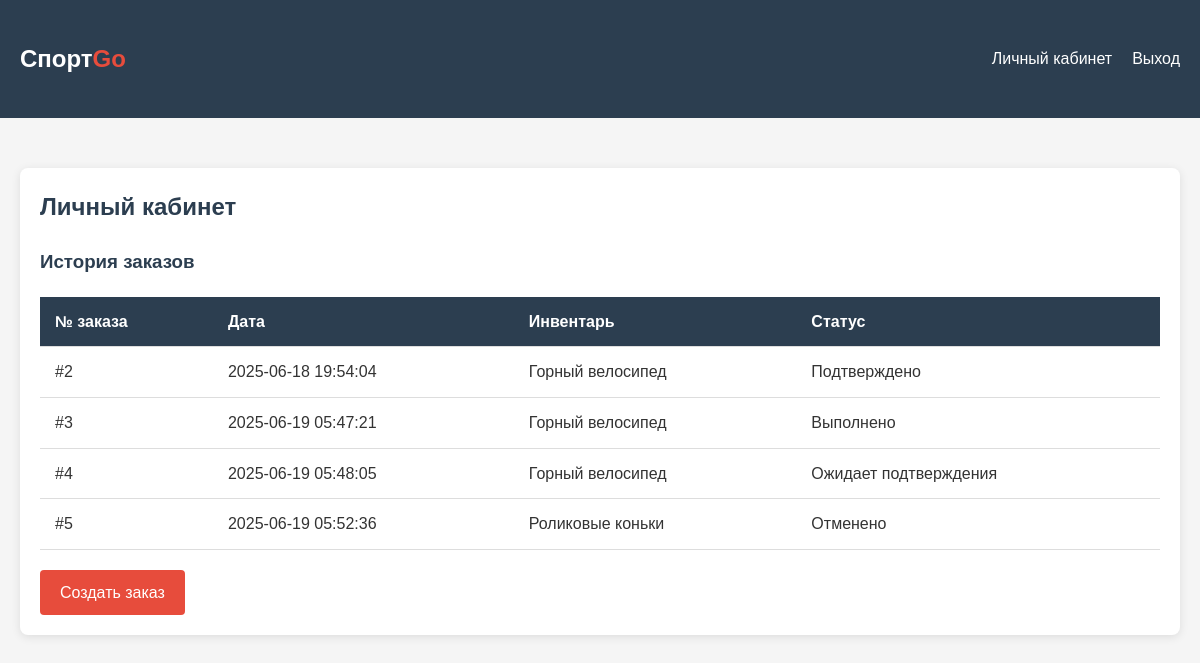
The app's page /profile.php (signed in) with its own data.
### tables this page shows
CREATE TABLE `orders` (
  `order_id` int(11) NOT NULL,
  `user_id` int(11) NOT NULL,
  `equipment_id` int(11) NOT NULL,
  `point_id` int(11) NOT NULL,
  `date` datetime NOT NULL,
  `total_price` decimal(10,2) NOT NULL,
  `payment_method` enum('cash','card') NOT NULL,
  `status` enum('new','confirmed','completed','cancelled') DEFAULT 'new',
  `reason` varchar(255) DEFAULT NULL,
  `created_at` timestamp NULL DEFAULT CURRENT_TIMESTAMP
);

CREATE TABLE `equipment` (
  `equipment_id` int(11) NOT NULL,
  `name` varchar(100) NOT NULL,
  `type` varchar(50) NOT NULL,
  `price_per_hour` decimal(10,2) NOT NULL,
  `available_quantity` int(11) NOT NULL,
  `description` text
);

### profile.php (the view, shortened to what this page needs)
<? require 'utils/connect.php';
?>
<!DOCTYPE html>
<html lang="ru">
<head>
    <link href="style.css" rel="stylesheet" />
</head>
<body>
    <? include('utils/header.php') ?>
    <div id="profile-page" class="container">
        <div class="card">
            <h2>Личный кабинет</h2>
            <h3>История заказов</h3>
            <table>
                <thead>
                    <tr>
                        <th>№ заказа</th>
                        <th>Дата</th>
                        <th>Инвентарь</th>
                        <th>Статус</th>
                    </tr>
                </thead>
                <tbody>
                    <?
                        $user_id = $_SESSION['user_id'];
                        $sql = "SELECT orders.*, equipment.name
                                FROM orders
                                INNER JOIN equipment ON orders.equipment_id = equipment.equipment_id
                                WHERE user_id = '$user_id'";
                        $result = mysqli_query($connection, $sql);
                        while($myrow = mysqli_fetch_array($result)) {
                    ?>
                    <tr>
                        <td>#<? echo $myrow['order_id'] ?></td>
                        <td><? echo $myrow['created_at'] ?></td>
                        <td><? echo $myrow['name'] ?></td>
                        <td>
                            <?
                                if($myrow['status'] === 'new')
                                    echo 'Ожидает подтверждения';
                                else if($myrow['status'] === 'confirmed')
                                    echo 'Подтверждено';
                                else if($myrow['status'] === 'completed')
                                    echo 'Выполнено';
                                else if($myrow['status'] === 'cancelled')
                                    echo 'Отменено'
                            ?>
                        </td>
                    </tr>
                    <? } ?>
                </tbody>
            </table>
            <a href="/application.php" class="btn" onclick="showPage('order-page')">Создать заказ</a>
        </div>
    </div>
</body>
</html>

### style.css (style rules this page uses)
* { margin: 0; padding: 0; box-sizing: border-box; font-family: 'Arial', sans-serif; }
body { background-color: #f5f5f5; color: #333; line-height: 1.6; }
.container { max-width: 1200px; margin: 0 auto; padding: 20px; }
h1, h2, h3 { margin-bottom: 20px; color: #2c3e50; }
.btn { display: inline-block; background-color: #e74c3c; color: white; padding: 10px 20px; border: none; border-radius: 4px; cursor: pointer; text-decoration: none; transition: background-color 0.3s; }
.card { background-color: white; border-radius: 8px; box-shadow: 0 2px 10px rgba(0, 0, 0, 0.1); padding: 20px; margin-bottom: 20px; }
table { width: 100%; border-collapse: collapse; margin-bottom: 20px; }
th, td { padding: 12px 15px; text-align: left; border-bottom: 1px solid #ddd; }
th { background-color: #2c3e50; color: white; }

### records on screen
orders: order_id "2", created_at "2025-06-18 19:54:04", equipment.name "Горный велосипед", status "Подтверждено"
orders: order_id "3", created_at "2025-06-19 05:47:21", equipment.name "Горный велосипед", status "Выполнено"
orders: order_id "4", created_at "2025-06-19 05:48:05", equipment.name "Горный велосипед", status "Ожидает подтверждения"
orders: order_id "5", created_at "2025-06-19 05:52:36", equipment.name "Роликовые коньки", status "Отменено"
